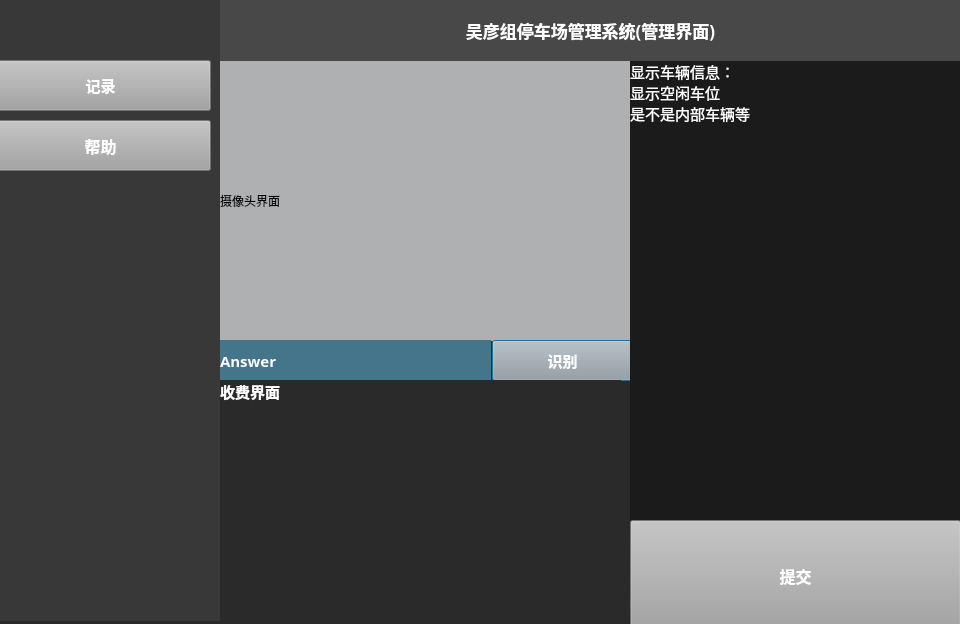
<?xml version="1.0" encoding="UTF-8"?>
<ui version="4.0">
 <class>mainform</class>
 <widget class="QDialog" name="mainform">
  <property name="geometry">
   <rect>
    <x>0</x>
    <y>0</y>
    <width>960</width>
    <height>624</height>
   </rect>
  </property>
  <property name="windowTitle">
   <string>停车场识别管理系统</string>
  </property>
  <property name="styleSheet">
   <string notr="true">background-color: rgb(42, 42, 42);</string>
  </property>
  <widget class="QLabel" name="img_camera">
   <property name="geometry">
    <rect>
     <x>220</x>
     <y>60</y>
     <width>411</width>
     <height>281</height>
    </rect>
   </property>
   <property name="styleSheet">
    <string notr="true">background-color: rgb(175, 176, 178);</string>
   </property>
   <property name="text">
    <string>摄像头界面</string>
   </property>
  </widget>
  <widget class="QPushButton" name="but_catch">
   <property name="geometry">
    <rect>
     <x>492</x>
     <y>340</y>
     <width>141</width>
     <height>41</height>
    </rect>
   </property>
   <property name="palette">
    <palette>
     <active>
      <colorrole role="Button">
       <brush brushstyle="SolidPattern">
        <color alpha="255">
         <red>161</red>
         <green>161</green>
         <blue>161</blue>
        </color>
       </brush>
      </colorrole>
      <colorrole role="ButtonText">
       <brush brushstyle="SolidPattern">
        <color alpha="255">
         <red>255</red>
         <green>255</green>
         <blue>255</blue>
        </color>
       </brush>
      </colorrole>
      <colorrole role="Base">
       <brush brushstyle="SolidPattern">
        <color alpha="255">
         <red>161</red>
         <green>161</green>
         <blue>161</blue>
        </color>
       </brush>
      </colorrole>
      <colorrole role="Window">
       <brush brushstyle="SolidPattern">
        <color alpha="255">
         <red>161</red>
         <green>161</green>
         <blue>161</blue>
        </color>
       </brush>
      </colorrole>
     </active>
     <inactive>
      <colorrole role="Button">
       <brush brushstyle="SolidPattern">
        <color alpha="255">
         <red>161</red>
         <green>161</green>
         <blue>161</blue>
        </color>
       </brush>
      </colorrole>
      <colorrole role="ButtonText">
       <brush brushstyle="SolidPattern">
        <color alpha="255">
         <red>255</red>
         <green>255</green>
         <blue>255</blue>
        </color>
       </brush>
      </colorrole>
      <colorrole role="Base">
       <brush brushstyle="SolidPattern">
        <color alpha="255">
         <red>161</red>
         <green>161</green>
         <blue>161</blue>
        </color>
       </brush>
      </colorrole>
      <colorrole role="Window">
       <brush brushstyle="SolidPattern">
        <color alpha="255">
         <red>161</red>
         <green>161</green>
         <blue>161</blue>
        </color>
       </brush>
      </colorrole>
     </inactive>
     <disabled>
      <colorrole role="Button">
       <brush brushstyle="SolidPattern">
        <color alpha="255">
         <red>161</red>
         <green>161</green>
         <blue>161</blue>
        </color>
       </brush>
      </colorrole>
      <colorrole role="ButtonText">
       <brush brushstyle="SolidPattern">
        <color alpha="255">
         <red>120</red>
         <green>120</green>
         <blue>120</blue>
        </color>
       </brush>
      </colorrole>
      <colorrole role="Base">
       <brush brushstyle="SolidPattern">
        <color alpha="255">
         <red>161</red>
         <green>161</green>
         <blue>161</blue>
        </color>
       </brush>
      </colorrole>
      <colorrole role="Window">
       <brush brushstyle="SolidPattern">
        <color alpha="255">
         <red>161</red>
         <green>161</green>
         <blue>161</blue>
        </color>
       </brush>
      </colorrole>
     </disabled>
    </palette>
   </property>
   <property name="font">
    <font>
     <family>方正姚体</family>
     <pointsize>11</pointsize>
     <weight>75</weight>
     <bold>true</bold>
    </font>
   </property>
   <property name="styleSheet">
    <string notr="true">background-color: rgb(161, 161, 161);</string>
   </property>
   <property name="text">
    <string>识别</string>
   </property>
  </widget>
  <widget class="QPushButton" name="but_img">
   <property name="geometry">
    <rect>
     <x>-10</x>
     <y>120</y>
     <width>221</width>
     <height>51</height>
    </rect>
   </property>
   <property name="palette">
    <palette>
     <active>
      <colorrole role="Button">
       <brush brushstyle="SolidPattern">
        <color alpha="255">
         <red>161</red>
         <green>161</green>
         <blue>161</blue>
        </color>
       </brush>
      </colorrole>
      <colorrole role="ButtonText">
       <brush brushstyle="SolidPattern">
        <color alpha="255">
         <red>255</red>
         <green>255</green>
         <blue>255</blue>
        </color>
       </brush>
      </colorrole>
      <colorrole role="Base">
       <brush brushstyle="SolidPattern">
        <color alpha="255">
         <red>161</red>
         <green>161</green>
         <blue>161</blue>
        </color>
       </brush>
      </colorrole>
      <colorrole role="Window">
       <brush brushstyle="SolidPattern">
        <color alpha="255">
         <red>161</red>
         <green>161</green>
         <blue>161</blue>
        </color>
       </brush>
      </colorrole>
     </active>
     <inactive>
      <colorrole role="Button">
       <brush brushstyle="SolidPattern">
        <color alpha="255">
         <red>161</red>
         <green>161</green>
         <blue>161</blue>
        </color>
       </brush>
      </colorrole>
      <colorrole role="ButtonText">
       <brush brushstyle="SolidPattern">
        <color alpha="255">
         <red>255</red>
         <green>255</green>
         <blue>255</blue>
        </color>
       </brush>
      </colorrole>
      <colorrole role="Base">
       <brush brushstyle="SolidPattern">
        <color alpha="255">
         <red>161</red>
         <green>161</green>
         <blue>161</blue>
        </color>
       </brush>
      </colorrole>
      <colorrole role="Window">
       <brush brushstyle="SolidPattern">
        <color alpha="255">
         <red>161</red>
         <green>161</green>
         <blue>161</blue>
        </color>
       </brush>
      </colorrole>
     </inactive>
     <disabled>
      <colorrole role="Button">
       <brush brushstyle="SolidPattern">
        <color alpha="255">
         <red>161</red>
         <green>161</green>
         <blue>161</blue>
        </color>
       </brush>
      </colorrole>
      <colorrole role="ButtonText">
       <brush brushstyle="SolidPattern">
        <color alpha="255">
         <red>120</red>
         <green>120</green>
         <blue>120</blue>
        </color>
       </brush>
      </colorrole>
      <colorrole role="Base">
       <brush brushstyle="SolidPattern">
        <color alpha="255">
         <red>161</red>
         <green>161</green>
         <blue>161</blue>
        </color>
       </brush>
      </colorrole>
      <colorrole role="Window">
       <brush brushstyle="SolidPattern">
        <color alpha="255">
         <red>161</red>
         <green>161</green>
         <blue>161</blue>
        </color>
       </brush>
      </colorrole>
     </disabled>
    </palette>
   </property>
   <property name="font">
    <font>
     <family>方正姚体</family>
     <pointsize>12</pointsize>
     <weight>75</weight>
     <italic>false</italic>
     <bold>true</bold>
    </font>
   </property>
   <property name="styleSheet">
    <string notr="true">
background-color: rgb(161, 161, 161);</string>
   </property>
   <property name="text">
    <string>帮助</string>
   </property>
  </widget>
  <widget class="QPushButton" name="but_record">
   <property name="geometry">
    <rect>
     <x>-10</x>
     <y>60</y>
     <width>221</width>
     <height>51</height>
    </rect>
   </property>
   <property name="palette">
    <palette>
     <active>
      <colorrole role="WindowText">
       <brush brushstyle="SolidPattern">
        <color alpha="255">
         <red>255</red>
         <green>255</green>
         <blue>255</blue>
        </color>
       </brush>
      </colorrole>
      <colorrole role="Button">
       <brush brushstyle="SolidPattern">
        <color alpha="255">
         <red>161</red>
         <green>161</green>
         <blue>161</blue>
        </color>
       </brush>
      </colorrole>
      <colorrole role="ButtonText">
       <brush brushstyle="SolidPattern">
        <color alpha="255">
         <red>255</red>
         <green>255</green>
         <blue>255</blue>
        </color>
       </brush>
      </colorrole>
      <colorrole role="Base">
       <brush brushstyle="SolidPattern">
        <color alpha="255">
         <red>161</red>
         <green>161</green>
         <blue>161</blue>
        </color>
       </brush>
      </colorrole>
      <colorrole role="Window">
       <brush brushstyle="SolidPattern">
        <color alpha="255">
         <red>161</red>
         <green>161</green>
         <blue>161</blue>
        </color>
       </brush>
      </colorrole>
     </active>
     <inactive>
      <colorrole role="WindowText">
       <brush brushstyle="SolidPattern">
        <color alpha="255">
         <red>255</red>
         <green>255</green>
         <blue>255</blue>
        </color>
       </brush>
      </colorrole>
      <colorrole role="Button">
       <brush brushstyle="SolidPattern">
        <color alpha="255">
         <red>161</red>
         <green>161</green>
         <blue>161</blue>
        </color>
       </brush>
      </colorrole>
      <colorrole role="ButtonText">
       <brush brushstyle="SolidPattern">
        <color alpha="255">
         <red>255</red>
         <green>255</green>
         <blue>255</blue>
        </color>
       </brush>
      </colorrole>
      <colorrole role="Base">
       <brush brushstyle="SolidPattern">
        <color alpha="255">
         <red>161</red>
         <green>161</green>
         <blue>161</blue>
        </color>
       </brush>
      </colorrole>
      <colorrole role="Window">
       <brush brushstyle="SolidPattern">
        <color alpha="255">
         <red>161</red>
         <green>161</green>
         <blue>161</blue>
        </color>
       </brush>
      </colorrole>
     </inactive>
     <disabled>
      <colorrole role="WindowText">
       <brush brushstyle="SolidPattern">
        <color alpha="255">
         <red>120</red>
         <green>120</green>
         <blue>120</blue>
        </color>
       </brush>
      </colorrole>
      <colorrole role="Button">
       <brush brushstyle="SolidPattern">
        <color alpha="255">
         <red>161</red>
         <green>161</green>
         <blue>161</blue>
        </color>
       </brush>
      </colorrole>
      <colorrole role="ButtonText">
       <brush brushstyle="SolidPattern">
        <color alpha="255">
         <red>120</red>
         <green>120</green>
         <blue>120</blue>
        </color>
       </brush>
      </colorrole>
      <colorrole role="Base">
       <brush brushstyle="SolidPattern">
        <color alpha="255">
         <red>161</red>
         <green>161</green>
         <blue>161</blue>
        </color>
       </brush>
      </colorrole>
      <colorrole role="Window">
       <brush brushstyle="SolidPattern">
        <color alpha="255">
         <red>161</red>
         <green>161</green>
         <blue>161</blue>
        </color>
       </brush>
      </colorrole>
     </disabled>
    </palette>
   </property>
   <property name="font">
    <font>
     <family>方正姚体</family>
     <pointsize>11</pointsize>
     <weight>75</weight>
     <bold>true</bold>
    </font>
   </property>
   <property name="styleSheet">
    <string notr="true">background-color: rgb(161, 161, 161);</string>
   </property>
   <property name="text">
    <string>记录</string>
   </property>
  </widget>
  <widget class="QLabel" name="back_left">
   <property name="geometry">
    <rect>
     <x>0</x>
     <y>0</y>
     <width>221</width>
     <height>621</height>
    </rect>
   </property>
   <property name="styleSheet">
    <string notr="true">
background-color: rgb(56, 56, 56);
</string>
   </property>
   <property name="text">
    <string/>
   </property>
  </widget>
  <widget class="QLabel" name="label_infor">
   <property name="geometry">
    <rect>
     <x>630</x>
     <y>60</y>
     <width>331</width>
     <height>461</height>
    </rect>
   </property>
   <property name="palette">
    <palette>
     <active>
      <colorrole role="WindowText">
       <brush brushstyle="SolidPattern">
        <color alpha="255">
         <red>255</red>
         <green>255</green>
         <blue>255</blue>
        </color>
       </brush>
      </colorrole>
      <colorrole role="Button">
       <brush brushstyle="SolidPattern">
        <color alpha="255">
         <red>27</red>
         <green>27</green>
         <blue>27</blue>
        </color>
       </brush>
      </colorrole>
      <colorrole role="Base">
       <brush brushstyle="SolidPattern">
        <color alpha="255">
         <red>27</red>
         <green>27</green>
         <blue>27</blue>
        </color>
       </brush>
      </colorrole>
      <colorrole role="Window">
       <brush brushstyle="SolidPattern">
        <color alpha="255">
         <red>27</red>
         <green>27</green>
         <blue>27</blue>
        </color>
       </brush>
      </colorrole>
     </active>
     <inactive>
      <colorrole role="WindowText">
       <brush brushstyle="SolidPattern">
        <color alpha="255">
         <red>255</red>
         <green>255</green>
         <blue>255</blue>
        </color>
       </brush>
      </colorrole>
      <colorrole role="Button">
       <brush brushstyle="SolidPattern">
        <color alpha="255">
         <red>27</red>
         <green>27</green>
         <blue>27</blue>
        </color>
       </brush>
      </colorrole>
      <colorrole role="Base">
       <brush brushstyle="SolidPattern">
        <color alpha="255">
         <red>27</red>
         <green>27</green>
         <blue>27</blue>
        </color>
       </brush>
      </colorrole>
      <colorrole role="Window">
       <brush brushstyle="SolidPattern">
        <color alpha="255">
         <red>27</red>
         <green>27</green>
         <blue>27</blue>
        </color>
       </brush>
      </colorrole>
     </inactive>
     <disabled>
      <colorrole role="WindowText">
       <brush brushstyle="SolidPattern">
        <color alpha="255">
         <red>120</red>
         <green>120</green>
         <blue>120</blue>
        </color>
       </brush>
      </colorrole>
      <colorrole role="Button">
       <brush brushstyle="SolidPattern">
        <color alpha="255">
         <red>27</red>
         <green>27</green>
         <blue>27</blue>
        </color>
       </brush>
      </colorrole>
      <colorrole role="Base">
       <brush brushstyle="SolidPattern">
        <color alpha="255">
         <red>27</red>
         <green>27</green>
         <blue>27</blue>
        </color>
       </brush>
      </colorrole>
      <colorrole role="Window">
       <brush brushstyle="SolidPattern">
        <color alpha="255">
         <red>27</red>
         <green>27</green>
         <blue>27</blue>
        </color>
       </brush>
      </colorrole>
     </disabled>
    </palette>
   </property>
   <property name="font">
    <font>
     <family>方正姚体</family>
     <pointsize>11</pointsize>
    </font>
   </property>
   <property name="styleSheet">
    <string notr="true">background-color: rgb(27, 27, 27);</string>
   </property>
   <property name="frameShadow">
    <enum>QFrame::Plain</enum>
   </property>
   <property name="lineWidth">
    <number>1</number>
   </property>
   <property name="midLineWidth">
    <number>0</number>
   </property>
   <property name="text">
    <string>显示车辆信息：
显示空闲车位
是不是内部车辆等</string>
   </property>
   <property name="textFormat">
    <enum>Qt::AutoText</enum>
   </property>
   <property name="alignment">
    <set>Qt::AlignLeading|Qt::AlignLeft|Qt::AlignTop</set>
   </property>
  </widget>
  <widget class="QLabel" name="back_top">
   <property name="geometry">
    <rect>
     <x>220</x>
     <y>0</y>
     <width>741</width>
     <height>61</height>
    </rect>
   </property>
   <property name="palette">
    <palette>
     <active>
      <colorrole role="WindowText">
       <brush brushstyle="SolidPattern">
        <color alpha="255">
         <red>255</red>
         <green>255</green>
         <blue>255</blue>
        </color>
       </brush>
      </colorrole>
      <colorrole role="Button">
       <brush brushstyle="SolidPattern">
        <color alpha="255">
         <red>72</red>
         <green>72</green>
         <blue>72</blue>
        </color>
       </brush>
      </colorrole>
      <colorrole role="Base">
       <brush brushstyle="SolidPattern">
        <color alpha="255">
         <red>72</red>
         <green>72</green>
         <blue>72</blue>
        </color>
       </brush>
      </colorrole>
      <colorrole role="Window">
       <brush brushstyle="SolidPattern">
        <color alpha="255">
         <red>72</red>
         <green>72</green>
         <blue>72</blue>
        </color>
       </brush>
      </colorrole>
     </active>
     <inactive>
      <colorrole role="WindowText">
       <brush brushstyle="SolidPattern">
        <color alpha="255">
         <red>255</red>
         <green>255</green>
         <blue>255</blue>
        </color>
       </brush>
      </colorrole>
      <colorrole role="Button">
       <brush brushstyle="SolidPattern">
        <color alpha="255">
         <red>72</red>
         <green>72</green>
         <blue>72</blue>
        </color>
       </brush>
      </colorrole>
      <colorrole role="Base">
       <brush brushstyle="SolidPattern">
        <color alpha="255">
         <red>72</red>
         <green>72</green>
         <blue>72</blue>
        </color>
       </brush>
      </colorrole>
      <colorrole role="Window">
       <brush brushstyle="SolidPattern">
        <color alpha="255">
         <red>72</red>
         <green>72</green>
         <blue>72</blue>
        </color>
       </brush>
      </colorrole>
     </inactive>
     <disabled>
      <colorrole role="WindowText">
       <brush brushstyle="SolidPattern">
        <color alpha="255">
         <red>120</red>
         <green>120</green>
         <blue>120</blue>
        </color>
       </brush>
      </colorrole>
      <colorrole role="Button">
       <brush brushstyle="SolidPattern">
        <color alpha="255">
         <red>72</red>
         <green>72</green>
         <blue>72</blue>
        </color>
       </brush>
      </colorrole>
      <colorrole role="Base">
       <brush brushstyle="SolidPattern">
        <color alpha="255">
         <red>72</red>
         <green>72</green>
         <blue>72</blue>
        </color>
       </brush>
      </colorrole>
      <colorrole role="Window">
       <brush brushstyle="SolidPattern">
        <color alpha="255">
         <red>72</red>
         <green>72</green>
         <blue>72</blue>
        </color>
       </brush>
      </colorrole>
     </disabled>
    </palette>
   </property>
   <property name="font">
    <font>
     <family>方正姚体</family>
     <pointsize>13</pointsize>
     <weight>75</weight>
     <bold>true</bold>
    </font>
   </property>
   <property name="styleSheet">
    <string notr="true">background-color: rgb(72, 72, 72);</string>
   </property>
   <property name="inputMethodHints">
    <set>Qt::ImhNone</set>
   </property>
   <property name="frameShape">
    <enum>QFrame::NoFrame</enum>
   </property>
   <property name="text">
    <string>吴彦组停车场管理系统(管理界面)</string>
   </property>
   <property name="textFormat">
    <enum>Qt::MarkdownText</enum>
   </property>
   <property name="alignment">
    <set>Qt::AlignCenter</set>
   </property>
   <property name="wordWrap">
    <bool>false</bool>
   </property>
   <property name="openExternalLinks">
    <bool>false</bool>
   </property>
  </widget>
  <widget class="QLabel" name="label_answer">
   <property name="geometry">
    <rect>
     <x>220</x>
     <y>340</y>
     <width>271</width>
     <height>41</height>
    </rect>
   </property>
   <property name="palette">
    <palette>
     <active>
      <colorrole role="WindowText">
       <brush brushstyle="SolidPattern">
        <color alpha="255">
         <red>254</red>
         <green>254</green>
         <blue>254</blue>
        </color>
       </brush>
      </colorrole>
      <colorrole role="Button">
       <brush brushstyle="SolidPattern">
        <color alpha="255">
         <red>68</red>
         <green>117</green>
         <blue>138</blue>
        </color>
       </brush>
      </colorrole>
      <colorrole role="Base">
       <brush brushstyle="SolidPattern">
        <color alpha="255">
         <red>68</red>
         <green>117</green>
         <blue>138</blue>
        </color>
       </brush>
      </colorrole>
      <colorrole role="Window">
       <brush brushstyle="SolidPattern">
        <color alpha="255">
         <red>68</red>
         <green>117</green>
         <blue>138</blue>
        </color>
       </brush>
      </colorrole>
     </active>
     <inactive>
      <colorrole role="WindowText">
       <brush brushstyle="SolidPattern">
        <color alpha="255">
         <red>254</red>
         <green>254</green>
         <blue>254</blue>
        </color>
       </brush>
      </colorrole>
      <colorrole role="Button">
       <brush brushstyle="SolidPattern">
        <color alpha="255">
         <red>68</red>
         <green>117</green>
         <blue>138</blue>
        </color>
       </brush>
      </colorrole>
      <colorrole role="Base">
       <brush brushstyle="SolidPattern">
        <color alpha="255">
         <red>68</red>
         <green>117</green>
         <blue>138</blue>
        </color>
       </brush>
      </colorrole>
      <colorrole role="Window">
       <brush brushstyle="SolidPattern">
        <color alpha="255">
         <red>68</red>
         <green>117</green>
         <blue>138</blue>
        </color>
       </brush>
      </colorrole>
     </inactive>
     <disabled>
      <colorrole role="WindowText">
       <brush brushstyle="SolidPattern">
        <color alpha="255">
         <red>120</red>
         <green>120</green>
         <blue>120</blue>
        </color>
       </brush>
      </colorrole>
      <colorrole role="Button">
       <brush brushstyle="SolidPattern">
        <color alpha="255">
         <red>68</red>
         <green>117</green>
         <blue>138</blue>
        </color>
       </brush>
      </colorrole>
      <colorrole role="Base">
       <brush brushstyle="SolidPattern">
        <color alpha="255">
         <red>68</red>
         <green>117</green>
         <blue>138</blue>
        </color>
       </brush>
      </colorrole>
      <colorrole role="Window">
       <brush brushstyle="SolidPattern">
        <color alpha="255">
         <red>68</red>
         <green>117</green>
         <blue>138</blue>
        </color>
       </brush>
      </colorrole>
     </disabled>
    </palette>
   </property>
   <property name="font">
    <font>
     <family>方正姚体</family>
     <pointsize>11</pointsize>
     <weight>75</weight>
     <bold>true</bold>
    </font>
   </property>
   <property name="styleSheet">
    <string notr="true">
background-color: rgb(68, 117, 138);</string>
   </property>
   <property name="text">
    <string>Answer</string>
   </property>
  </widget>
  <widget class="QLabel" name="label_money">
   <property name="geometry">
    <rect>
     <x>220</x>
     <y>380</y>
     <width>401</width>
     <height>241</height>
    </rect>
   </property>
   <property name="palette">
    <palette>
     <active>
      <colorrole role="WindowText">
       <brush brushstyle="SolidPattern">
        <color alpha="255">
         <red>255</red>
         <green>255</green>
         <blue>255</blue>
        </color>
       </brush>
      </colorrole>
      <colorrole role="Button">
       <brush brushstyle="SolidPattern">
        <color alpha="255">
         <red>42</red>
         <green>42</green>
         <blue>42</blue>
        </color>
       </brush>
      </colorrole>
      <colorrole role="Base">
       <brush brushstyle="SolidPattern">
        <color alpha="255">
         <red>42</red>
         <green>42</green>
         <blue>42</blue>
        </color>
       </brush>
      </colorrole>
      <colorrole role="Window">
       <brush brushstyle="SolidPattern">
        <color alpha="255">
         <red>42</red>
         <green>42</green>
         <blue>42</blue>
        </color>
       </brush>
      </colorrole>
     </active>
     <inactive>
      <colorrole role="WindowText">
       <brush brushstyle="SolidPattern">
        <color alpha="255">
         <red>255</red>
         <green>255</green>
         <blue>255</blue>
        </color>
       </brush>
      </colorrole>
      <colorrole role="Button">
       <brush brushstyle="SolidPattern">
        <color alpha="255">
         <red>42</red>
         <green>42</green>
         <blue>42</blue>
        </color>
       </brush>
      </colorrole>
      <colorrole role="Base">
       <brush brushstyle="SolidPattern">
        <color alpha="255">
         <red>42</red>
         <green>42</green>
         <blue>42</blue>
        </color>
       </brush>
      </colorrole>
      <colorrole role="Window">
       <brush brushstyle="SolidPattern">
        <color alpha="255">
         <red>42</red>
         <green>42</green>
         <blue>42</blue>
        </color>
       </brush>
      </colorrole>
     </inactive>
     <disabled>
      <colorrole role="WindowText">
       <brush brushstyle="SolidPattern">
        <color alpha="255">
         <red>120</red>
         <green>120</green>
         <blue>120</blue>
        </color>
       </brush>
      </colorrole>
      <colorrole role="Button">
       <brush brushstyle="SolidPattern">
        <color alpha="255">
         <red>42</red>
         <green>42</green>
         <blue>42</blue>
        </color>
       </brush>
      </colorrole>
      <colorrole role="Base">
       <brush brushstyle="SolidPattern">
        <color alpha="255">
         <red>42</red>
         <green>42</green>
         <blue>42</blue>
        </color>
       </brush>
      </colorrole>
      <colorrole role="Window">
       <brush brushstyle="SolidPattern">
        <color alpha="255">
         <red>42</red>
         <green>42</green>
         <blue>42</blue>
        </color>
       </brush>
      </colorrole>
     </disabled>
    </palette>
   </property>
   <property name="font">
    <font>
     <family>方正姚体</family>
     <pointsize>11</pointsize>
     <weight>75</weight>
     <bold>true</bold>
    </font>
   </property>
   <property name="styleSheet">
    <string notr="true">background-color: rgb(42, 42, 42);</string>
   </property>
   <property name="text">
    <string>收费界面</string>
   </property>
   <property name="alignment">
    <set>Qt::AlignLeading|Qt::AlignLeft|Qt::AlignTop</set>
   </property>
  </widget>
  <widget class="QPushButton" name="but_img_2">
   <property name="geometry">
    <rect>
     <x>630</x>
     <y>520</y>
     <width>331</width>
     <height>111</height>
    </rect>
   </property>
   <property name="palette">
    <palette>
     <active>
      <colorrole role="Button">
       <brush brushstyle="SolidPattern">
        <color alpha="255">
         <red>161</red>
         <green>161</green>
         <blue>161</blue>
        </color>
       </brush>
      </colorrole>
      <colorrole role="ButtonText">
       <brush brushstyle="SolidPattern">
        <color alpha="255">
         <red>255</red>
         <green>255</green>
         <blue>255</blue>
        </color>
       </brush>
      </colorrole>
      <colorrole role="Base">
       <brush brushstyle="SolidPattern">
        <color alpha="255">
         <red>161</red>
         <green>161</green>
         <blue>161</blue>
        </color>
       </brush>
      </colorrole>
      <colorrole role="Window">
       <brush brushstyle="SolidPattern">
        <color alpha="255">
         <red>161</red>
         <green>161</green>
         <blue>161</blue>
        </color>
       </brush>
      </colorrole>
     </active>
     <inactive>
      <colorrole role="Button">
       <brush brushstyle="SolidPattern">
        <color alpha="255">
         <red>161</red>
         <green>161</green>
         <blue>161</blue>
        </color>
       </brush>
      </colorrole>
      <colorrole role="ButtonText">
       <brush brushstyle="SolidPattern">
        <color alpha="255">
         <red>255</red>
         <green>255</green>
         <blue>255</blue>
        </color>
       </brush>
      </colorrole>
      <colorrole role="Base">
       <brush brushstyle="SolidPattern">
        <color alpha="255">
         <red>161</red>
         <green>161</green>
         <blue>161</blue>
        </color>
       </brush>
      </colorrole>
      <colorrole role="Window">
       <brush brushstyle="SolidPattern">
        <color alpha="255">
         <red>161</red>
         <green>161</green>
         <blue>161</blue>
        </color>
       </brush>
      </colorrole>
     </inactive>
     <disabled>
      <colorrole role="Button">
       <brush brushstyle="SolidPattern">
        <color alpha="255">
         <red>161</red>
         <green>161</green>
         <blue>161</blue>
        </color>
       </brush>
      </colorrole>
      <colorrole role="ButtonText">
       <brush brushstyle="SolidPattern">
        <color alpha="255">
         <red>120</red>
         <green>120</green>
         <blue>120</blue>
        </color>
       </brush>
      </colorrole>
      <colorrole role="Base">
       <brush brushstyle="SolidPattern">
        <color alpha="255">
         <red>161</red>
         <green>161</green>
         <blue>161</blue>
        </color>
       </brush>
      </colorrole>
      <colorrole role="Window">
       <brush brushstyle="SolidPattern">
        <color alpha="255">
         <red>161</red>
         <green>161</green>
         <blue>161</blue>
        </color>
       </brush>
      </colorrole>
     </disabled>
    </palette>
   </property>
   <property name="font">
    <font>
     <family>方正姚体</family>
     <pointsize>12</pointsize>
     <weight>75</weight>
     <italic>false</italic>
     <bold>true</bold>
    </font>
   </property>
   <property name="styleSheet">
    <string notr="true">
background-color: rgb(161, 161, 161);</string>
   </property>
   <property name="text">
    <string>提交</string>
   </property>
  </widget>
  <zorder>back_left</zorder>
  <zorder>img_camera</zorder>
  <zorder>but_catch</zorder>
  <zorder>but_img</zorder>
  <zorder>but_record</zorder>
  <zorder>label_infor</zorder>
  <zorder>back_top</zorder>
  <zorder>label_answer</zorder>
  <zorder>label_money</zorder>
  <zorder>but_img_2</zorder>
 </widget>
 <resources>
  <include location="pic_source.qrc"/>
 </resources>
 <connections>
  <connection>
   <sender>but_catch</sender>
   <signal>clicked()</signal>
   <receiver>mainform</receiver>
   <slot>capture()</slot>
   <hints>
    <hint type="sourcelabel">
     <x>106</x>
     <y>243</y>
    </hint>
    <hint type="destinationlabel">
     <x>479</x>
     <y>311</y>
    </hint>
   </hints>
  </connection>
 </connections>
 <slots>
  <slot>capture()</slot>
 </slots>
</ui>
